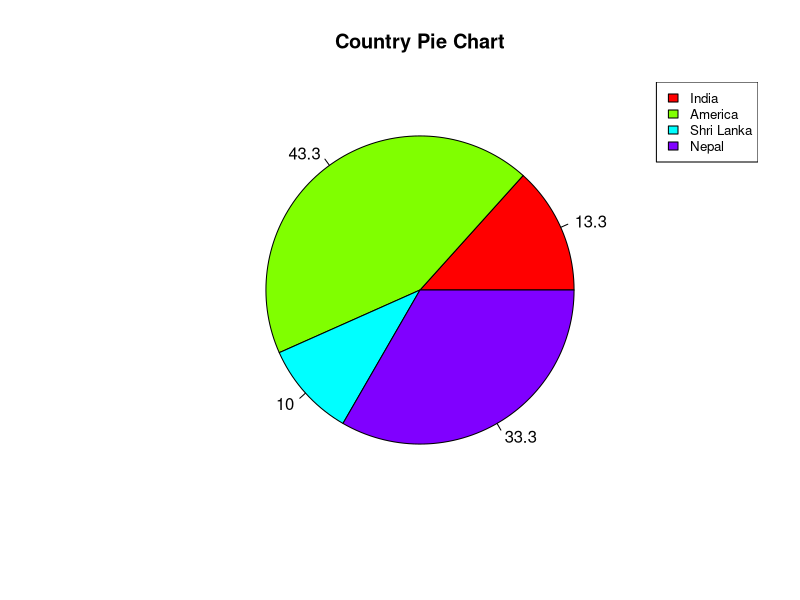

Recreate this plot in R.
x <- c(20, 65, 15, 50)
labels <- c("India", "America", "Shri Lanka", "Nepal")
pie_percent<- round(100*x/sum(x), 1)
png(file = "per_pie.jpg")
pie(x, labels = pie_percent, main = "Country Pie Chart",col = rainbow(length(x)))
legend("topright", c("India", "America", "Shri Lanka", "Nepal"), cex = 0.8,
       fill = rainbow(length(x)))
dev.off()